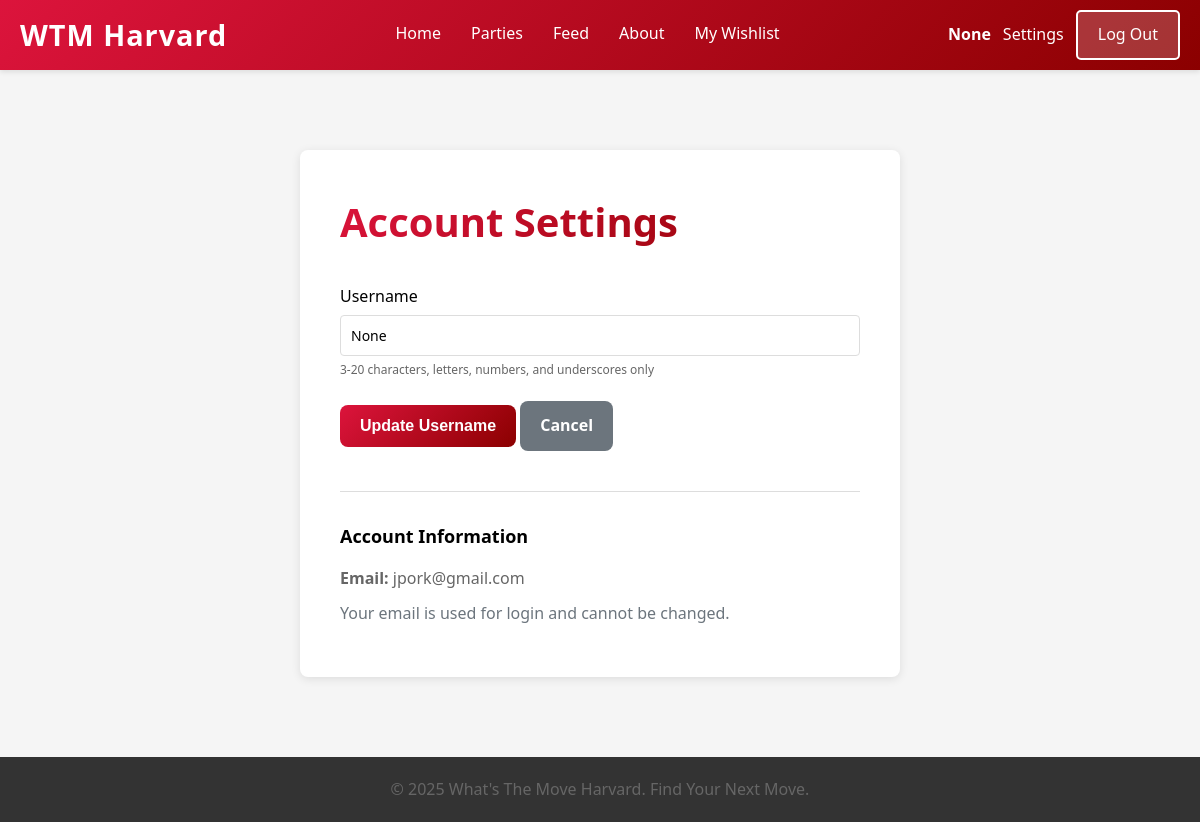
Page /settings (signed in) on the earlier database version.
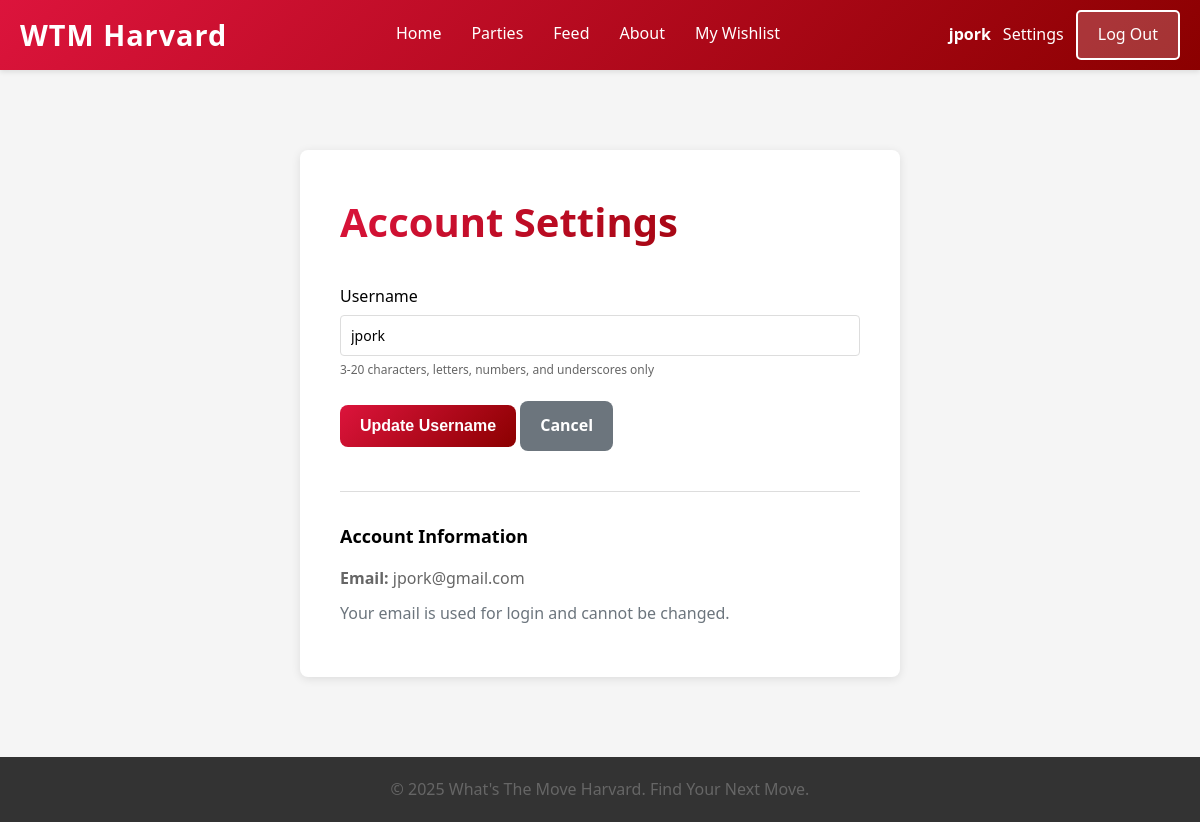
Same page on the later database version.
### tables this page shows
CREATE TABLE users (id INTEGER PRIMARY KEY AUTOINCREMENT NOT NULL, username TEXT NOT NULL, hash TEXT NOT NULL, display_name TEXT);

### app.py (the view, shortened to what this page needs)
@app.route('/settings', methods=['GET', 'POST'])
def settings():
    user = current_user()
    if not user:
        return redirect(url_for('login_page'))
    conn = get_db_connection()
    user_data = conn.execute("SELECT display_name FROM users WHERE id = ?", (user['id'],)).fetchone()
    conn.close()
    return render_template('settings.html', user=user, current_username=user_data['display_name'])

### app.py (called while the page is built)
def get_db_connection():
    conn = sqlite3.connect(DATABASE)
    conn.row_factory = sqlite3.Row
    return conn

def current_user():
    if 'user_id' in session:
        return {'id': session['user_id'], 'email': session.get('user')}
    return None

### templates/settings.html (shortened to what this page needs)
{% extends "template.html" %}
{% block content %}
<div class="settings-container">
    <div class="settings-card">
        <h1>Account Settings</h1>
        <form method="post" action="{{ url_for('settings') }}">
            <div class="form-group">
                <label for="username">Username</label>
                <input type="text" id="username" name="username" class="form-control"
                       value="{{ current_username }}"
                       minlength="3" maxlength="20" required
                       pattern="[a-zA-Z0-9_]+"
                       title="Username can only contain letters, numbers, and underscores">
                <small class="form-text">3-20 characters, letters, numbers, and underscores only</small>
            </div>
            <button type="submit" class="btn btn-primary">Update Username</button>
            <a href="/" class="btn btn-secondary">Cancel</a>
        </form>
        <div class="account-info">
            <h3>Account Information</h3>
            <p><strong>Email:</strong> {{ session.get('user') }}</p>
            <p class="text-muted">Your email is used for login and cannot be changed.</p>
        </div>
    </div>
</div>
{% endblock %}

### templates/template.html (shortened to what this page needs)
<!DOCTYPE html>
<html lang="en">
<head>
    <link rel="stylesheet" href="{{ url_for('static', filename='style.css') }}">
</head>
<body>
    <nav class="navbar">
        <div class="nav-container">
            <a href="/" class="nav-logo">WTM Harvard</a>
            <ul class="nav-menu">
                <li class="nav-item">
                    <a href="/" class="nav-link">Home</a>
                </li>
                <li class="nav-item">
                    <a href="/list" class="nav-link">Parties</a>
                </li>
                <li class="nav-item">
                    <a href="/feed" class="nav-link">Feed</a>
                </li>
                <li class="nav-item">
                    <a href="/about" class="nav-link">About</a>
                </li>
                {% if session.get('user') %}
                <li class="nav-item">
                    <a href="/wishlist" class="nav-link">My Wishlist</a>
                </li>
                {% endif %}
            </ul>
            {% if session.get('user') %}
            <div class="nav-auth">
                <span class="nav-user">{{ session.get('username', session.get('user')) }}</span>
                <a href="/settings" class="nav-settings">Settings</a>
                <a href="/logout" class="nav-login">Log Out</a>
            </div>
            {% else %}
            <a href="/login" class="nav-login">Log In</a>
            {% endif %}
        </div>
    </nav>
    <main class="content">
        {% block content %}{% endblock %}
    </main>
    <footer class="footer">
        <p>&copy; 2025 What's The Move Harvard. Find Your Next Move.</p>
    </footer>
</body>
</html>

Differences in the rows shown:
now on this page (row edited): users: get "jpork", username "jpork", get "jpork@gmail.com"
Other differences:
{{ session.get('username', session.get('user')) }}: "None" → (not shown)
form field username: "None" → (not shown)
{{ session.get('user') }}: "jpork@gmail.com" → (not shown)
